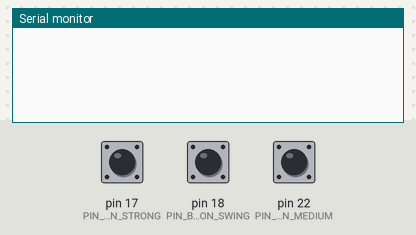
Bench run of a sketch on a simulated Arduino Mega 2560, built with avr-gcc and run on an emulated ATmega2560. Parts: the last lines printed to the serial monitor. The inputs (shaded band) are chosen by the test bench; at power-on: pin 17 (PIN_BUTTON_STRONG) HIGH, pin 18 (PIN_BUTTON_SWING) HIGH, pin 22 (PIN_BUTTON_MEDIUM) HIGH.

Above: at 1.2 s.
1.3 s: pin 17 (PIN_BUTTON_STRONG) pulled LOW for 0.25 s
At 2.7 s:
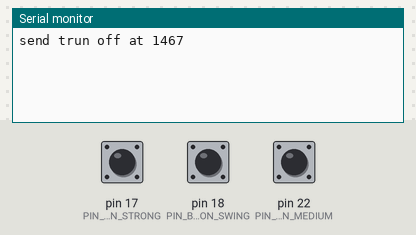
3.0 s: pin 18 (PIN_BUTTON_SWING) pulled LOW for 0.25 s
At 4.1 s:
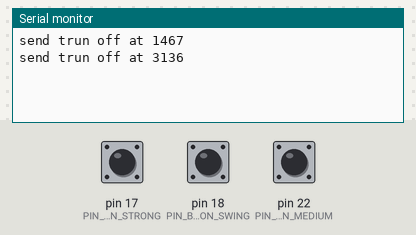
4.7 s: pin 22 (PIN_BUTTON_MEDIUM) pulled LOW for 0.25 s
At 5.5 s:
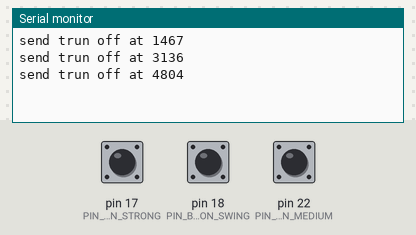
6.4 s: pin 17 (PIN_BUTTON_STRONG) pulled LOW for 1 s
At 7.6 s:
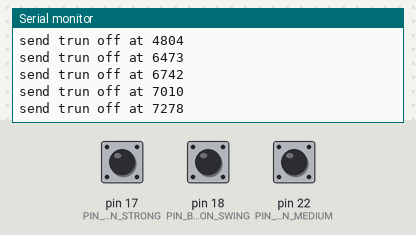
8.9 s: pin 18 (PIN_BUTTON_SWING) pulled LOW for 1 s
At 11.1 s:
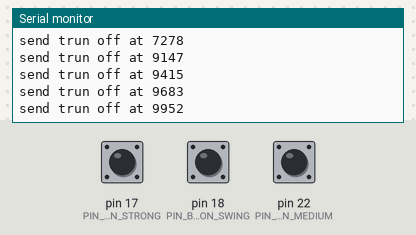
11.4 s: pin 22 (PIN_BUTTON_MEDIUM) pulled LOW for 1 s
At 13.2 s:
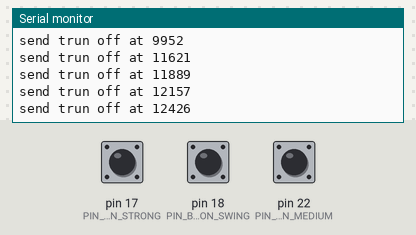
Timing chart, 0 to 14.7 s (numbered marks = the images above; inputs shaded):
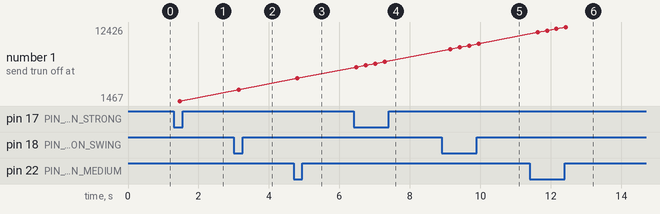

The sketch:

irSend.ino
```cpp
#include <Arduino.h>

#define PIN_SEND 4
#define PIN_BUTTON_TURN_ON 0
#define PIN_BUTTON_SWING 18
#define PIN_BUTTON_STRONG 17
#define PIN_BUTTON_MEDIUM 22

#define IR_SEND_PIN PIN_SEND
#include <IRremote.hpp>

char prontoDataTurnOn[] ="0000 006D 0022 0000 0159 00A8 0018 0014 0018 0014 0018 0012 001A 0012 0018 0014 0018 0014 0018 0012 0018 003F 0018 0014 0016 0041 0018 003F 0016 0041 0018 003F 0016 0016 0016 0041 0016 0041 0016 0016 0016 0014 0018 0014 0016 0016 0016 0016 0016 0014 0016 0016 0016 0016 0016 0041 0016 0041 0016 0041 0016 0041 0016 0041 0016 0041 0016 0041 0016 0041 0016 06C3 ";
char prontoDataStrong[] ="0000 006D 0022 0000 015B 00A8 001A 0012 0018 0014 0018 0012 001A 0012 0018 0014 0018 0014 0018 0012 001A 003D 001A 0012 0018 003F 0018 003F 001A 003D 001A 003D 001A 0012 0018 003F 001A 003D 001A 0012 0018 0014 0018 0014 0018 003F 0018 0012 001A 0012 0018 0014 0018 0014 0018 003F 0018 003F 0018 003F 0018 0014 0018 003F 0018 003F 0018 003F 0018 003F 0018 06C3 ";
char prontoDataMedium[] ="0000 006D 0022 0000 0159 00AA 0018 0012 001A 0012 0018 0014 0018 0012 001A 0012 0018 0014 0018 0012 001A 003D 001A 0012 0018 003F 0018 003F 001A 003D 001A 003D 001A 0012 0018 003F 001A 003D 001A 0012 0018 0014 0018 003F 0018 003F 0018 0014 0018 0012 001A 0012 0018 0014 0018 003F 0018 003F 0018 0014 0018 0012 0018 003F 001A 003D 001A 003D 001A 003F 0018 06C3 ";
char prontoDataSwing[] = "0000 006D 0022 0000 015B 00A8 001A 0012 0018 0012 001A 0012 001A 0012 0018 0014 0018 0012 001A 0012 0018 003F 001A 0012 0018 003F 0018 003F 0018 003F 0018 003F 001A 0012 0018 003F 0018 003F 0018 003F 001A 0012 0018 003F 0018 0014 0018 003F 0018 0012 001A 0012 001A 0012 0018 0014 0018 003F 0018 0012 001A 003D 001A 0012 001A 003D 001A 003D 001A 003D 001A 06C3 ";


void setup() {
  Serial.begin(115200);
  IrSender.begin();
  pinMode(PIN_BUTTON_TURN_ON, INPUT_PULLUP);
  pinMode(PIN_BUTTON_SWING, INPUT_PULLUP);
  pinMode(PIN_BUTTON_STRONG, INPUT_PULLUP);
  pinMode(PIN_BUTTON_MEDIUM, INPUT_PULLUP);
}

void loop() {
  if (digitalRead(PIN_BUTTON_TURN_ON) == LOW) {
    IrSender.sendPronto(prontoDataTurnOn);
    Serial.println("send trun on at " + String(millis()));
  } else if (digitalRead(PIN_BUTTON_SWING) == LOW) {
    IrSender.sendPronto(prontoDataSwing);
    Serial.println("send trun off at " + String(millis()));
  } else if (digitalRead(PIN_BUTTON_STRONG) == LOW) {
    IrSender.sendPronto(prontoDataStrong);
    Serial.println("send trun off at " + String(millis()));
  } else if (digitalRead(PIN_BUTTON_MEDIUM) == LOW) {
    IrSender.sendPronto(prontoDataMedium);
    Serial.println("send trun off at " + String(millis()));
  }
  delay(200);
}
```

Measured:
- after the input at 1.3 s, the serial monitor: prints a new line after 0.17 s (image 1)
- after the input at 3.0 s, the serial monitor: prints a new line after 0.14 s (image 2)
- after the input at 4.7 s, the serial monitor: prints a new line after 0.11 s (image 3)
- after the input at 6.4 s, the serial monitor: prints a new line after 0.07 s (image 4)
- after the input at 8.9 s, the serial monitor: prints a new line after 0.25 s (image 5)
- after the input at 11.4 s, the serial monitor: prints a new line after 0.22 s (image 6)
- plotted number 1: 1467 → 3136 after the input at 3.0 s, 3136 → 4804 after the input at 4.7 s, 4804 → 7278 after the input at 6.4 s, 7278 → 9952 after the input at 8.9 s, 9952 → 12426 after the input at 11.4 s
